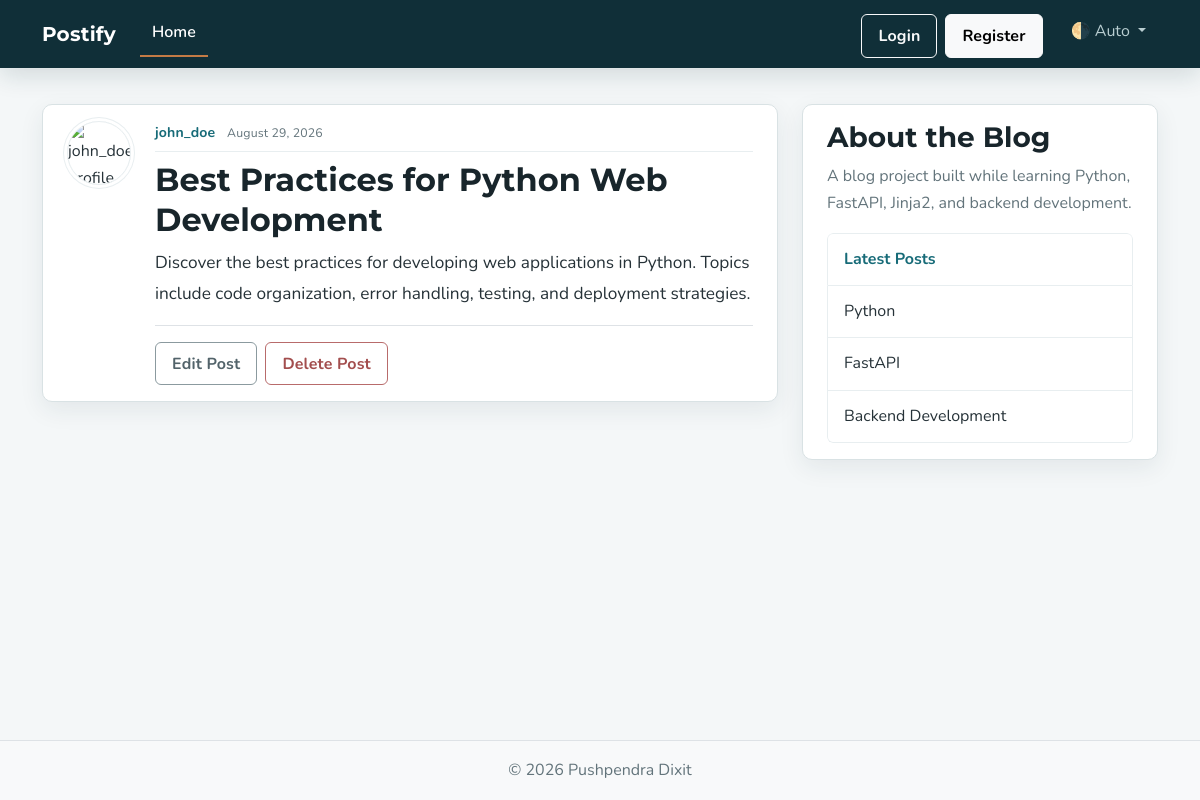
The app's page /posts/5 with its own data.
### models.py (models this page shows, shortened)
class User(Base):
    __tablename__ = "users"
    id: Mapped[int] = mapped_column(Integer, primary_key=True, index=True)
    username: Mapped[str] = mapped_column(String(50), unique=True, nullable=False)
    email: Mapped[str] = mapped_column(String(120), unique=True, nullable=False)
    image_file: Mapped[str | None] = mapped_column(
        String(200),
        nullable=True,
        default=None,
    )
    posts: Mapped[list[Post]] = relationship(back_populates="author", cascade="all, delete-orphan")

class Post(Base):
    __tablename__ = "posts"
    id: Mapped[int] = mapped_column(Integer, primary_key=True, index=True)
    title: Mapped[str] = mapped_column(String(100), nullable=False)
    content: Mapped[str] = mapped_column(Text, nullable=False)
    user_id: Mapped[int] = mapped_column(
        ForeignKey("users.id"),
        nullable=False,
        index=True,
    )
    date_posted: Mapped[datetime] = mapped_column(
        DateTime(timezone=True),
        default=lambda: datetime.now(UTC),
    )
    author: Mapped[User] = relationship(back_populates="posts")

### main.py (the view)
@app.get("/posts/{post_id}", include_in_schema=False)
async def post_page(
    request: Request,
    post_id: int,
    db: Annotated[AsyncSession, Depends(get_db)],
):
    result = await db.execute(
        select(models.Post)
        .options(selectinload(models.Post.author))
        .where(models.Post.id == post_id),
    )
    post = result.scalars().first()
    if post:
        title = post.title[:50]
        return templates.TemplateResponse(
            request,
            "post.html",
            {"post": post, "title": title},
        )
    raise HTTPException(status_code=status.HTTP_404_NOT_FOUND, detail="Post not found")

### templates/post.html (shortened to what this page needs)
{% extends "layout.html" %}
{% block content %}
  <article class="content-section py-3 px-4 mb-4">
    <div class="d-flex align-items-start gap-4">
      <img class="rounded-circle article-img flex-shrink-0"
           src="{{ post.author.image_path }}"
           alt="{{ post.author.username }}'s profile picture"
           width="64"
           height="64"
           loading="lazy">
      <div class="flex-grow-1">
        <div class="article-metadata mb-2">
          <a class="me-2"
             href="{{ url_for("user_posts", user_id=post.author.id) }}">{{ post.author.username }}</a>
          <small class="text-body-secondary">{{ post.date_posted.strftime("%B %d, %Y") }}</small>
        </div>
        <h2 class="article-title">{{ post.title }}</h2>
        <p class="article-content">{{ post.content }}</p>
        <div class="post-actions mt-3 pt-3 border-top">
          <a class="btn btn-outline-secondary me-1" href="#">Edit Post</a>
          <button type="button"
                  class="btn btn-outline-danger"
                  data-bs-toggle="modal"
                  data-bs-target="#deleteModal">Delete Post</button>
        </div>
      </div>
    </div>
  </article>
{% endblock content %}

### static/css/main.css (style rules this page uses)
:root { --font-heading: "Montserrat", system-ui, -apple-system, BlinkMacSystemFont, sans-serif; --font-body: "Nunito", system-ui, -apple-system, BlinkMacSystemFont, sans-serif; --color-bg-body: #f4f7f8; --color-bg-content: #ffffff; --color-text-primary: #263238; --color-text-heading: #18252b; --color-text-muted: #63747b; --color-steel: #173f4a; --color-steel-hover: #245c68; --color-nav-link: #c8d9dc; --color-nav-link-hover: #ffffff; --color-link: #176b78; --color-link-hover: #0f4f5b; --color-accent: #c47b45; --color-border: #d9e2e4; --color-border-light: #e8eef0; --color-focus: rgba(196, 123, 69, 0.42); --color-shadow: rgba(24, 53, 61, 0.08); --spacing-xl: 6.5rem; --article-img-size: 4rem; --account-img-size: 7.813rem; --radius-md: 0.625rem; --radius-sm: 0.375rem; }
body { font-family: var(--font-body); font-size: 1rem; line-height: 1.7; background: var(--color-bg-body); color: var(--color-text-primary); }
h1, h2, h3, h4, h5, h6 { font-family: var(--font-heading); color: var(--color-text-heading); font-weight: 700; letter-spacing: 0; }
a { color: var(--color-link); text-decoration: none; transition: color 0.2s ease-in-out; }
.content-section { background: var(--color-bg-content); border: 1px solid var(--color-border); border-radius: var(--radius-md); box-shadow: 0 0.5rem 1.5rem var(--color-shadow); transition: box-shadow 0.2s ease, border-color 0.2s ease; }
.article-title { color: var(--color-text-heading); font-weight: 700; line-height: 1.25; transition: color 0.2s ease-in-out; }
.article-content { white-space: pre-line; color: var(--color-text-primary); font-size: 1.08rem; line-height: 1.75; max-width: 70ch; }
.article-img { height: var(--article-img-size); width: var(--article-img-size); flex-shrink: 0; object-fit: cover; border: 1px solid var(--color-border-light); box-shadow: 0 0 0 3px var(--color-bg-content), 0 0 0 4px var(--color-border-light); }
.article-metadata { padding-bottom: 0.4rem; border-bottom: 1px solid var(--color-border-light); color: var(--color-text-muted); font-size: 0.88rem; letter-spacing: 0.01em; }
.article-metadata a { font-weight: 700; }
.text-body-secondary { color: var(--color-text-muted) !important; }
.btn { border-radius: var(--radius-sm); font-weight: 700; letter-spacing: 0.01em; padding: 0.55rem 1rem; transition: background-color 0.2s ease, border-color 0.2s ease, box-shadow 0.2s ease, color 0.2s ease; }
.btn-outline-secondary { --bs-btn-color: #52636a; --bs-btn-border-color: #8b9a9f; --bs-btn-hover-color: #fff; --bs-btn-hover-bg: #5a6268; --bs-btn-hover-border-color: #545b62; --bs-btn-active-color: #fff; --bs-btn-active-bg: #545b62; --bs-btn-active-border-color: #4e555b; }
.btn-outline-danger { --bs-btn-color: #a34e4e; --bs-btn-border-color: #b86b6b; --bs-btn-hover-color: #fff; --bs-btn-hover-bg: #924e4e; --bs-btn-hover-border-color: #874848; --bs-btn-active-color: #fff; --bs-btn-active-bg: #874848; --bs-btn-active-border-color: #7c4242; }

### records on screen
User: author.username "john_doe"
Post: date_posted "August 29, 2026", title "Best Practices for Python Web Development", content "Discover the best practices for developing web applications in Python. Topics include code organization, error handling, testing, and deployment strategies."
